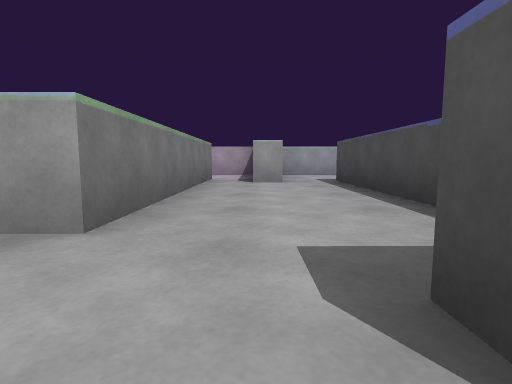
[1] (above)

16 first-person views from a walk through a Unity game level. The camera is 0.21 m above the floor, tilts 6° down and sees 80° across. The floor is counted in squares, 0.5 m on a side. Each view is taken from the middle of a square. On the plan, view 1 faces up. The plan holds only what a view shows up to about 9 squares ahead; the rest is blank.

[2]
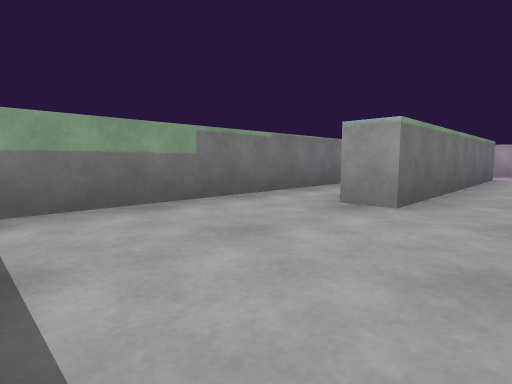

[3]
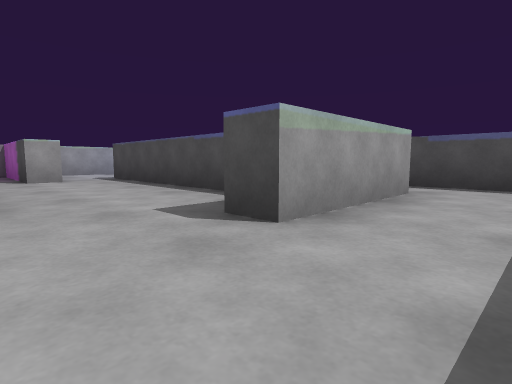

[4]
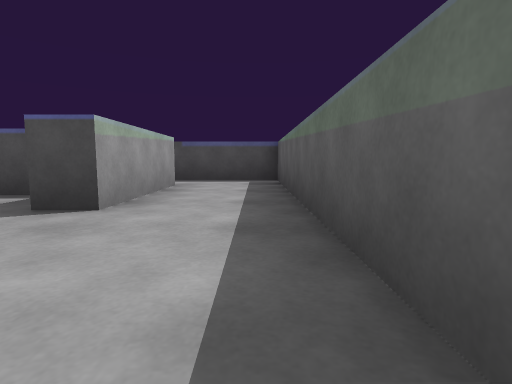

[5]
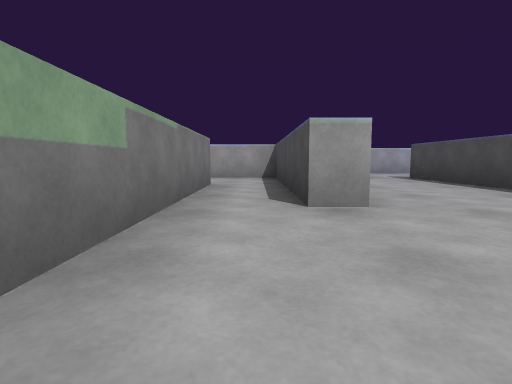

[6]
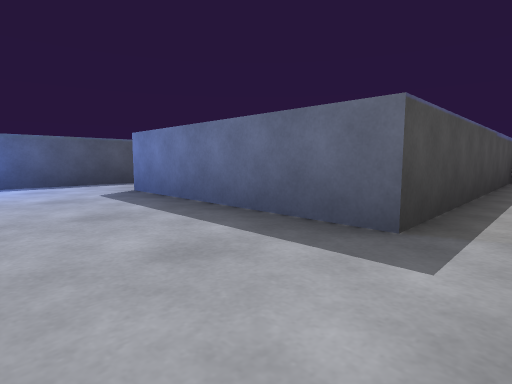

[7]
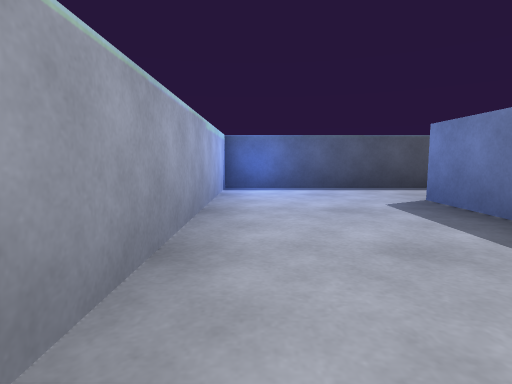

[8]
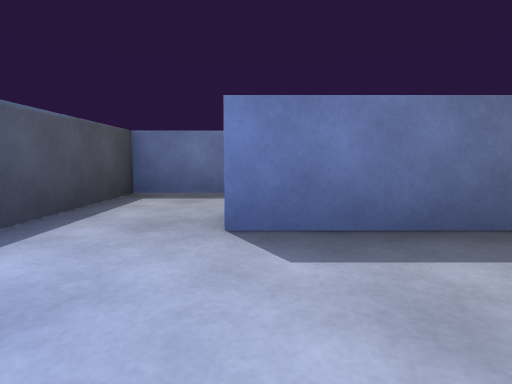

[9]
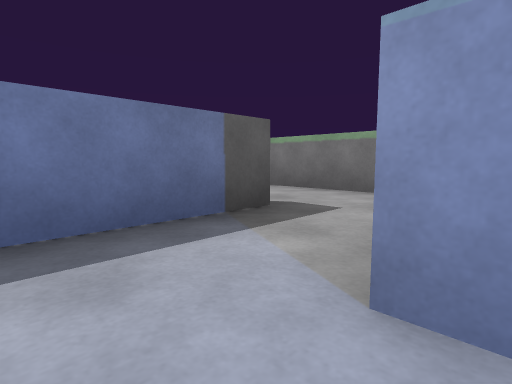

[10]
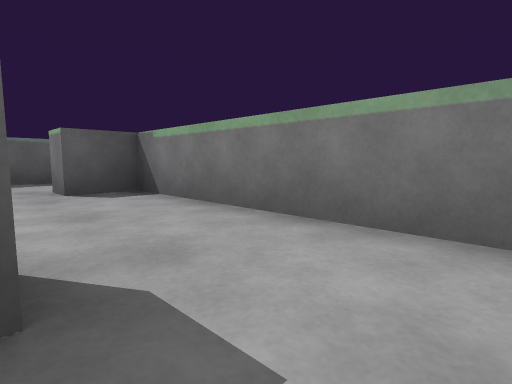

[11]
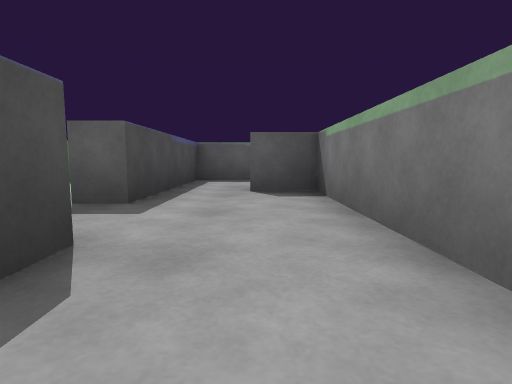

[12]
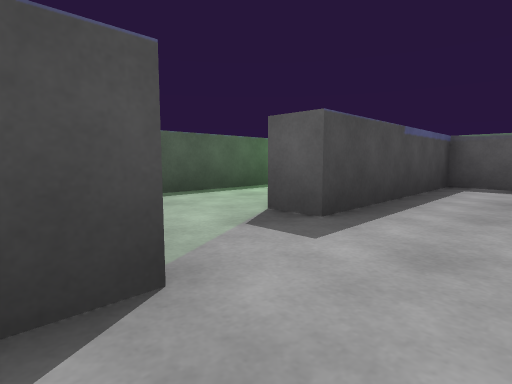

[13]
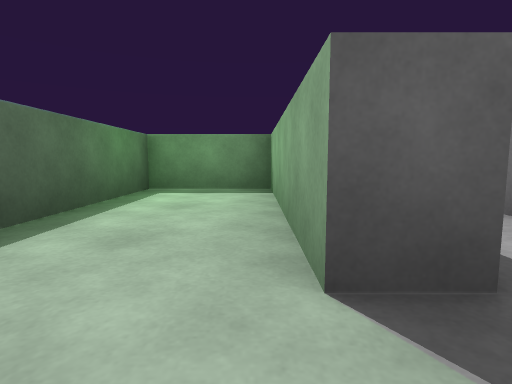

[14]
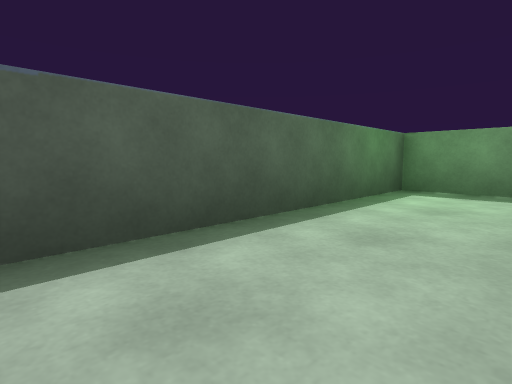

[15]
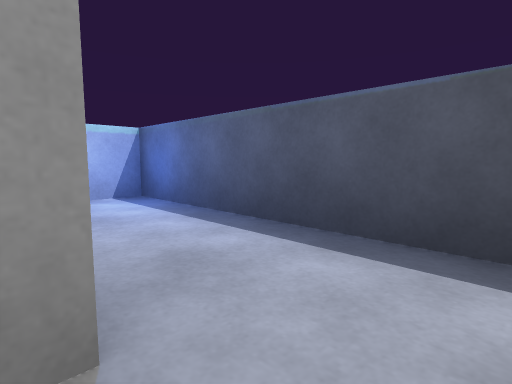

[16]
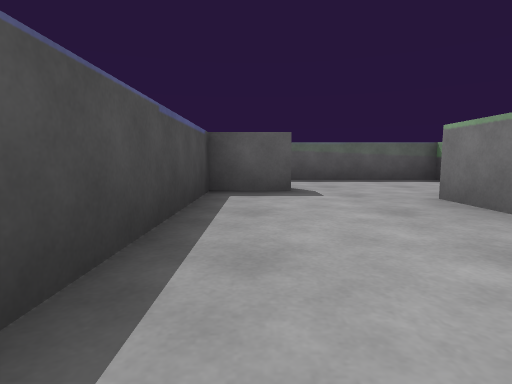

### Floor plan
Ten units are one square. View 1 is at (0, 0); x grows to the right and y downward. Boxes are objects, and circles mark ways between rooms. Rooms are numbered by the first view taken in them; rooms with no view inside come last. Other rooms are left out.
<svg viewBox="-36 -90 107 109">
<path fill="none" stroke="#000" d="M-10 -17 -15 -17 -15 -63 -31 -63M-28 -44 -28 14 42 14 42 -21M31 -3 5 -3 5 -9M16 -62 52 -62M66 -56 66 -85 8 -85M39 -35 39 -41 56 -41M22 -49 22 -34M42 -21 48 -21M22 -34 22 -9 31 -9M5 -56 0 -56M-10 -69 -10 -17M5 -9 16 -9 16 -62M48 -21 48 14 66 14 66 -30M56 -41 66 -41 66 -56"/>
<circle cx="0" cy="-20" r="3" fill="#2a7"/>
<circle cx="10" cy="-60" r="3" fill="#2a7"/>
<circle cx="60" cy="-60" r="3" fill="#2a7"/>
<circle cx="30" cy="-40" r="3" fill="#2a7"/>
<circle cx="45" cy="-50" r="3" fill="#2a7"/>
<circle cx="45" cy="-30" r="3" fill="#2a7"/>
<text x="-10" y="-10">1</text>
<text x="30" y="-70">2</text>
<text x="40" y="-50">3</text>
<text x="40" y="-30">4</text>
<text x="0" y="-40">5</text>
<text x="60" y="-10">6</text>
<text x="60" y="-50">7</text>
</svg>
Room 1 opens to room 5. Room 2 opens to room 5. Room 2 opens to room 7. Room 3 opens to room 4. Room 3 opens to room 7. Room 4 opens to room 6.

Where each view was taken, in squares from view 1:
view 1: 0 up, 0 right, facing up
view 2: 1 down, 0 right, facing up-left
view 3: 1 down, 1 left, facing up-right
view 4: 1 down, 2 left, facing right
view 5: 1 down, 2 left, facing up
view 6: 8 up, 1 right, facing down-right
view 7: 8 up, 2 right, facing right
view 8: 8 up, 5 right, facing down
view 9: 6 up, 6 right, facing down-left
view 10: 5 up, 4 right, facing down-left
view 11: 5 up, 3 right, facing down
view 12: 4 up, 3 right, facing down-right
view 13: 3 up, 5 right, facing down
view 14: 3 up, 5 right, facing down-right
view 15: 5 up, 5 right, facing up-right
view 16: 5 up, 1 right, facing down
